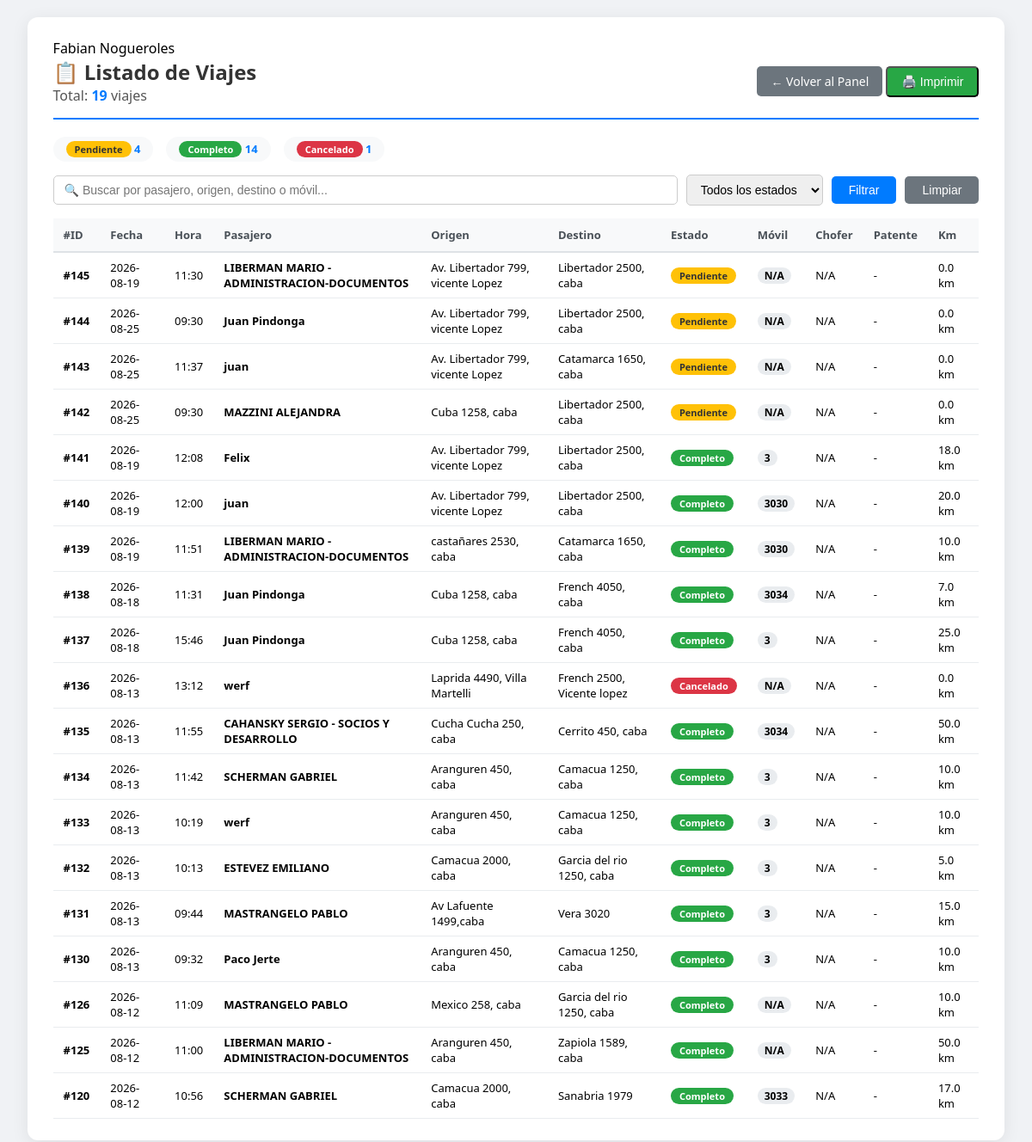
The app's page /php/contaduria/lista_viajes_completa.php (signed in) with its own data.
### tables this page shows
CREATE TABLE `usuarios` (
  `id` int(4) NOT NULL AUTO_INCREMENT,
  `nombre` varchar(50) NOT NULL,
  `telefono` int(10) NOT NULL,
  `email` varchar(50) NOT NULL,
  `password` varchar(100) NOT NULL,
  `permisos` varchar(15) NOT NULL,
  `estado` varchar(15) NOT NULL,
  `nom_apellido` varchar(50) NOT NULL,
  PRIMARY KEY (`id`)
);

CREATE TABLE `viajes_despacho` (
  `id` int(20) NOT NULL AUTO_INCREMENT,
  `cel_pasaj` int(10) NOT NULL,
  `nombre_pasaj` varchar(50) NOT NULL,
  `direccion_origen` varchar(70) NOT NULL,
  `direccion_destino` varchar(70) DEFAULT NULL,
  `obs_operador` varchar(500) NOT NULL,
  `obs_pasaj` varchar(500) NOT NULL,
  `estado` varchar(15) NOT NULL,
  `diferido` varchar(20) NOT NULL,
  `fecha` date DEFAULT NULL,
  `hora` varchar(11) DEFAULT NULL,
  `categoria_movil` varchar(15) NOT NULL,
  `origen_lat` decimal(10,8) DEFAULT NULL,
  `origen_lng` decimal(11,8) DEFAULT NULL,
  `destino_lat` decimal(10,8) DEFAULT NULL,
  `destino_lng` decimal(11,8) DEFAULT NULL,
  `cc` int(4) DEFAULT NULL,
  `centro_de_costo` int(4) DEFAULT NULL,
  `id_autorizante` int(11) DEFAULT NULL,
  `obs_viaje` varchar(255) NOT NULL,
  `id_chofer` int(4) NOT NULL,
  `asignado_a` int(4) DEFAULT 0,
  `fecha_asignacion` datetime DEFAULT NULL,
  `id_cc` int(4) DEFAULT NULL,
  `km_recorridos` decimal(10,2) NOT NULL,
  `peajes` decimal(5,2) NOT NULL,
  `tiempo_espera` int(10) NOT NULL,
  `observaciones_finalizacion` varchar(100) NOT NULL,
  `fecha_finalizacion` date DEFAULT NULL,
  `chofer_nombre_hist` varchar(100) DEFAULT NULL,
  `chofer_apellido_hist` varchar(100) DEFAULT NULL,
  `chofer_celular_hist` varchar(20) DEFAULT NULL,
  `vehiculo_marca_hist` varchar(50) DEFAULT NULL,
  `vehiculo_modelo_hist` varchar(50) DEFAULT NULL,
  `vehiculo_patente_hist` varchar(20) DEFAULT NULL,
  `vehiculo_color_hist` varchar(20) DEFAULT NULL,
  PRIMARY KEY (`id`)
);

### funciones/funciones.php (called while the page is built, shortened)
<?php
function nombre_usuario()
{
    $id = $_SESSION['id_usuario'];
    $sql = "SELECT * FROM usuarios WHERE id = :id LIMIT 1";
    $pdo = conexion();
    $stmt = $pdo->prepare($sql);
    $stmt->bindParam(':id', $id, PDO::PARAM_INT);
    $stmt->execute();
    $row = $stmt->fetch(PDO::FETCH_ASSOC);
    return [
        'id' => $id,
        'nombre' => $row['nom_apellido'] ?? ''
    ];
}
function conexion()
{
    $host = 'localhost';
    $db   = 'app_viajes';
    $user = 'root';
    $pass = 'belgrado';
    try {
        $dsn = "mysql:host=$host;dbname=$db;charset=utf8mb4";
        $conn = new PDO($dsn, $user, $pass, [
            PDO::ATTR_ERRMODE => PDO::ERRMODE_EXCEPTION,
            PDO::ATTR_DEFAULT_FETCH_MODE => PDO::FETCH_ASSOC,
            PDO::MYSQL_ATTR_INIT_COMMAND => "SET NAMES utf8mb4"
        ]);
        return $conn;
    } catch (PDOException $e) {
        echo "Error de conexión: " . $e->getMessage();
    }
}
?>

### php/contaduria/lista_viajes_completa.php (the view, shortened to what this page needs)
<?php
include_once "../../funciones/funciones.php";
$conn = conexion();
$usuario = nombre_usuario();
$nombre_usuario = $usuario['nombre'];
$sql = "SELECT
            vd.id,
            vd.fecha,
            vd.hora,
            vd.nombre_pasaj,
            vd.direccion_origen,
            vd.direccion_destino,
            vd.estado,
            vd.asignado_a,
            vd.fecha_asignacion,
            vd.fecha_finalizacion,
            vd.km_recorridos,
            c.nombre AS chofer_nombre,
            c.apellido AS chofer_apellido,
            ve.patente AS vehiculo_patente,
            (SELECT movil FROM recorridos_viaje WHERE id_viaje = vd.id ORDER BY id DESC LIMIT 1) AS movil_historico
        FROM viajes_despacho vd
        LEFT JOIN choferes c ON c.movil = vd.asignado_a
        LEFT JOIN vehiculos ve ON ve.id_chofer = c.id
        ORDER BY vd.id DESC";
$stmt = $conn->prepare($sql);
$stmt->execute();
$viajes = $stmt->fetchAll(PDO::FETCH_ASSOC);
$estados = [];
foreach ($viajes as $v) {
    $estado = $v['estado'] ?? 'Sin estado';
    $estados[$estado] = ($estados[$estado] ?? 0) + 1;
}
?>
<!DOCTYPE html>
<html lang="es">
<head>
    <link rel="stylesheet" href="../../../css/estilos.css">
</head>
<body>
    <div class="container">
        <span <strong><?php echo $nombre_usuario ?></strong></span>
        <div class="header">
            <div>
                <h1>📋 Listado de Viajes</h1>
                <span class="total">Total: <strong><?= count($viajes) ?></strong> viajes</span>
            </div>
            <div class="no-print">
                <a href="../inicio_0.php" class="btn-volver">← Volver al Panel</a>
                <button class="btn-volver" onclick="window.print()" style="background:#28a745;">🖨️ Imprimir</button>
            </div>
        </div>
        <div class="estadisticas no-print">
            <?php foreach ($estados as $estado => $cantidad): ?>
                <span class="item">
                    <span class="badge-estado badge-<?= strtolower(str_replace(' ', '-', $estado)) ?>">
                        <?= $estado ?>
                    </span>
                    <span class="num"><?= $cantidad ?></span>
                </span>
            <?php endforeach; ?>
        </div>
        <div class="filtros no-print">
            <input type="text" id="buscar" placeholder="🔍 Buscar por pasajero, origen, destino o móvil...">
            <select id="filtro_estado">
                <option value="">Todos los estados</option>
            </select>
            <button onclick="aplicarFiltros()">Filtrar</button>
            <button onclick="resetFiltros()" style="background:#6c757d;">Limpiar</button>
        </div>
        <div class="tabla-container">
            <table>
                <thead>
                    <tr>
                        <th onclick="ordenarTabla(0)">#ID</th>
                        <th onclick="ordenarTabla(1)">Fecha</th>
                        <th onclick="ordenarTabla(2)">Hora</th>
                        <th onclick="ordenarTabla(3)">Pasajero</th>
                        <th onclick="ordenarTabla(4)">Origen</th>
                        <th onclick="ordenarTabla(5)">Destino</th>
                        <th onclick="ordenarTabla(6)">Estado</th>
                        <th onclick="ordenarTabla(7)">Móvil</th>
                        <th onclick="ordenarTabla(8)">Chofer</th>
                        <th onclick="ordenarTabla(9)">Patente</th>
                        <th onclick="ordenarTabla(10)">Km</th>
                    </tr>
                </thead>
                <tbody id="tabla-body">
                    <?php if (empty($viajes)): ?>
                        <tr class="empty-row">
                            <td colspan="11">No hay viajes registrados</td>
                        </tr>
                    <?php else: ?>
                        <?php foreach ($viajes as $v): ?>
                            <?php
                            $estadoClass = strtolower(str_replace(' ', '-', $v['estado'] ?? 'default'));
                            $movil = $v['asignado_a'];
                            if ($v['estado'] == 'Completo' && !empty($v['movil_historico'])) {
                                $movil = $v['movil_historico'];
                            }
                            $chofer = ($v['chofer_nombre'] ?? '') . ' ' . ($v['chofer_apellido'] ?? '');
                            $chofer = trim($chofer) ?: 'N/A';
                            ?>
                            <tr class="clickeable" onclick="verDetalle(<?= $v['id'] ?>)">
                                <td><strong>#<?= $v['id'] ?></strong></td>
                                <td><?= htmlspecialchars($v['fecha'] ?? '-') ?></td>
                                <td><?= htmlspecialchars($v['hora'] ?? '-') ?></td>
                                <td><strong><?= htmlspecialchars($v['nombre_pasaj'] ?? 'N/A') ?></strong></td>
                                <td><?= htmlspecialchars($v['direccion_origen'] ?? '-') ?></td>
                                <td><?= htmlspecialchars($v['direccion_destino'] ?? '-') ?></td>
                                <td>
                                    <span class="badge-estado badge-<?= $estadoClass ?>">
                                        <?= $v['estado'] ?? 'N/A' ?>
                                    </span>
                                </td>
                                <td>
                                    <span class="movil-badge"><?= $movil ?: 'N/A' ?></span>
                                </td>
                                <td><?= htmlspecialchars($chofer) ?></td>
                                <td><?= htmlspecialchars($v['vehiculo_patente'] ?? '-') ?></td>
                                <td><?= $v['km_recorridos'] ? number_format($v['km_recorridos'], 1) . ' km' : '-' ?></td>
                            </tr>
                        <?php endforeach; ?>
                    <?php endif; ?>
                </tbody>
            </table>
        </div>
    </div>
</body>
</html>

### css/estilos.css (style rules this page uses)
:root { --primary: #3498db; --success: #2ecc71; --warning: #f1c40f; --danger: #e74c3c; --dark: #2c3e50; --gray: #7f8c8d; --bg: #f4f6f9; }
* { margin: 0; padding: 0; box-sizing: border-box; }
body { font-family: Arial, sans-serif; background: var(--bg); }
.container { width: 98%; max-width: 1400px; margin: 30px auto; }
.filtros { text-align: center; margin-bottom: 15px; }
input, select { padding: 10px; border-radius: 6px; border: 1px solid #ccc; width: 100%; }
.filtros input, .filtros select, .filtros button { width: auto !important; }

### php/contaduria/lista_viajes_completa.php (style rules this page uses)
* { box-sizing: border-box; }
body { font-family: 'Segoe UI', Arial, sans-serif; background: #f0f2f5; padding: 20px; margin: 0; }
.container { max-width: 1400px; margin: 0 auto; background: #fff; padding: 25px 30px; border-radius: 12px; box-shadow: 0 4px 20px rgba(0, 0, 0, 0.08); }
.header { display: flex; justify-content: space-between; align-items: center; border-bottom: 2px solid #007bff; padding-bottom: 15px; margin-bottom: 20px; flex-wrap: wrap; }
.header h1 { margin: 0; font-size: 24px; color: #333; }
.header .total { font-size: 16px; color: #555; }
.header .total strong { color: #007bff; }
.btn-volver { display: inline-block; padding: 8px 16px; background: #6c757d; color: white; text-decoration: none; border-radius: 5px; font-size: 14px; }
.filtros { display: flex; gap: 10px; margin-bottom: 15px; flex-wrap: wrap; align-items: center; }
.filtros input[type="text"], .filtros select { padding: 8px 12px; border: 1px solid #ccc; border-radius: 5px; font-size: 14px; }
.filtros input[type="text"] { flex: 1; min-width: 200px; }
.filtros button { padding: 8px 20px; background: #007bff; color: white; border: none; border-radius: 5px; cursor: pointer; font-size: 14px; }
.badge-estado { display: inline-block; padding: 2px 10px; border-radius: 12px; font-size: 11px; font-weight: bold; color: #fff; min-width: 65px; text-align: center; }
.badge-pendiente { background: #ffc107; color: #333; }
.badge-completo { background: #28a745; }
.badge-cancelado { background: #dc3545; }
.tabla-container { overflow-x: auto; margin-top: 10px; }
table { width: 100%; border-collapse: collapse; font-size: 13px; }
thead { background: #f8f9fa; border-bottom: 2px solid #dee2e6; }
thead th { padding: 10px 12px; text-align: left; font-weight: 600; color: #495057; white-space: nowrap; cursor: pointer; user-select: none; }
tbody tr { border-bottom: 1px solid #e9ecef; cursor: pointer; transition: background 0.15s; }
tbody tr.clickeable { cursor: pointer; }
tbody td { padding: 8px 12px; vertical-align: middle; }
tbody td .movil-badge { display: inline-block; background: #e9ecef; padding: 1px 8px; border-radius: 10px; font-size: 12px; font-weight: bold; }
.estadisticas { display: flex; gap: 15px; flex-wrap: wrap; margin-bottom: 15px; }
.estadisticas .item { background: #f8f9fa; padding: 5px 15px; border-radius: 20px; font-size: 13px; }
.estadisticas .item .num { font-weight: bold; color: #007bff; }

### records on screen
usuarios: nom_apellido "Fabian Nogueroles"
viajes_despacho: estado "Completo", cantidad "14", id "120", fecha "2026-08-12", hora "10:56", nombre_pasaj "SCHERMAN GABRIEL", direccion_origen "Camacua 2000, caba", direccion_destino "Sanabria 1979", movil "3033", chofer "N/A", vehiculo_patente "-", km_recorridos "17.0"
viajes_despacho: id "145", fecha "2026-08-19", hora "11:30", nombre_pasaj "LIBERMAN MARIO - ADMINISTRACION-DOCUMENTOS", direccion_origen "Av. Libertador 799, vicente Lopez", direccion_destino "Libertador 2500, caba", estado "Pendiente", asignado_a "N/A", chofer "N/A", vehiculo_patente "-", km_recorridos "0.0"
viajes_despacho: id "144", fecha "2026-08-25", hora "09:30", nombre_pasaj "Juan Pindonga", direccion_origen "Av. Libertador 799, vicente Lopez", direccion_destino "Libertador 2500, caba", estado "Pendiente", asignado_a "N/A", chofer "N/A", vehiculo_patente "-", km_recorridos "0.0"
viajes_despacho: id "143", fecha "2026-08-25", hora "11:37", nombre_pasaj "juan", direccion_origen "Av. Libertador 799, vicente Lopez", direccion_destino "Catamarca 1650, caba", estado "Pendiente", asignado_a "N/A", chofer "N/A", vehiculo_patente "-", km_recorridos "0.0"
viajes_despacho: id "142", fecha "2026-08-25", hora "09:30", nombre_pasaj "MAZZINI ALEJANDRA", direccion_origen "Cuba 1258, caba", direccion_destino "Libertador 2500, caba", estado "Pendiente", asignado_a "N/A", chofer "N/A", vehiculo_patente "-", km_recorridos "0.0"
viajes_despacho: id "141", fecha "2026-08-19", hora "12:08", nombre_pasaj "Felix", direccion_origen "Av. Libertador 799, vicente Lopez", direccion_destino "Libertador 2500, caba", estado "Completo", movil "3", chofer "N/A", vehiculo_patente "-", km_recorridos "18.0"
viajes_despacho: id "140", fecha "2026-08-19", hora "12:00", nombre_pasaj "juan", direccion_origen "Av. Libertador 799, vicente Lopez", direccion_destino "Libertador 2500, caba", estado "Completo", movil "3030", chofer "N/A", vehiculo_patente "-", km_recorridos "20.0"
viajes_despacho: id "139", fecha "2026-08-19", hora "11:51", nombre_pasaj "LIBERMAN MARIO - ADMINISTRACION-DOCUMENTOS", direccion_origen "castañares 2530, caba", direccion_destino "Catamarca 1650, caba", estado "Completo", movil "3030", chofer "N/A", vehiculo_patente "-", km_recorridos "10.0"
viajes_despacho: id "138", fecha "2026-08-18", hora "11:31", nombre_pasaj "Juan Pindonga", direccion_origen "Cuba 1258, caba", direccion_destino "French 4050, caba", estado "Completo", movil "3034", chofer "N/A", vehiculo_patente "-", km_recorridos "7.0"
viajes_despacho: id "137", fecha "2026-08-18", hora "15:46", nombre_pasaj "Juan Pindonga", direccion_origen "Cuba 1258, caba", direccion_destino "French 4050, caba", estado "Completo", movil "3", chofer "N/A", vehiculo_patente "-", km_recorridos "25.0"
viajes_despacho: id "136", fecha "2026-08-13", hora "13:12", nombre_pasaj "werf", direccion_origen "Laprida 4490, Villa Martelli", direccion_destino "French 2500, Vicente lopez", estado "Cancelado", asignado_a "N/A", chofer "N/A", vehiculo_patente "-", km_recorridos "0.0"
viajes_despacho: id "135", fecha "2026-08-13", hora "11:55", nombre_pasaj "CAHANSKY SERGIO - SOCIOS Y DESARROLLO", direccion_origen "Cucha Cucha 250, caba", direccion_destino "Cerrito 450, caba", estado "Completo", movil "3034", chofer "N/A", vehiculo_patente "-", km_recorridos "50.0"
viajes_despacho: id "134", fecha "2026-08-13", hora "11:42", nombre_pasaj "SCHERMAN GABRIEL", direccion_origen "Aranguren 450, caba", direccion_destino "Camacua 1250, caba", estado "Completo", movil "3", chofer "N/A", vehiculo_patente "-", km_recorridos "10.0"
viajes_despacho: id "133", fecha "2026-08-13", hora "10:19", nombre_pasaj "werf", direccion_origen "Aranguren 450, caba", direccion_destino "Camacua 1250, caba", estado "Completo", movil "3", chofer "N/A", vehiculo_patente "-", km_recorridos "10.0"
viajes_despacho: id "132", fecha "2026-08-13", hora "10:13", nombre_pasaj "ESTEVEZ EMILIANO", direccion_origen "Camacua 2000, caba", direccion_destino "Garcia del rio 1250, caba", estado "Completo", movil "3", chofer "N/A", vehiculo_patente "-", km_recorridos "5.0"
viajes_despacho: id "131", fecha "2026-08-13", hora "09:44", nombre_pasaj "MASTRANGELO PABLO", direccion_origen "Av Lafuente 1499,caba", direccion_destino "Vera 3020", estado "Completo", movil "3", chofer "N/A", vehiculo_patente "-", km_recorridos "15.0"
viajes_despacho: id "130", fecha "2026-08-13", hora "09:32", nombre_pasaj "Paco Jerte", direccion_origen "Aranguren 450, caba", direccion_destino "Camacua 1250, caba", estado "Completo", movil "3", chofer "N/A", vehiculo_patente "-", km_recorridos "10.0"
viajes_despacho: id "126", fecha "2026-08-12", hora "11:09", nombre_pasaj "MASTRANGELO PABLO", direccion_origen "Mexico 258, caba", direccion_destino "Garcia del rio 1250, caba", estado "Completo", movil "N/A", chofer "N/A", vehiculo_patente "-", km_recorridos "10.0"
viajes_despacho: id "125", fecha "2026-08-12", hora "11:00", nombre_pasaj "LIBERMAN MARIO - ADMINISTRACION-DOCUMENTOS", direccion_origen "Aranguren 450, caba", direccion_destino "Zapiola 1589, caba", estado "Completo", movil "N/A", chofer "N/A", vehiculo_patente "-", km_recorridos "50.0"

### other values on screen
count($viajes) "19"
$estado "Pendiente"
$cantidad "4"
$estado "Cancelado"
$cantidad "1"
